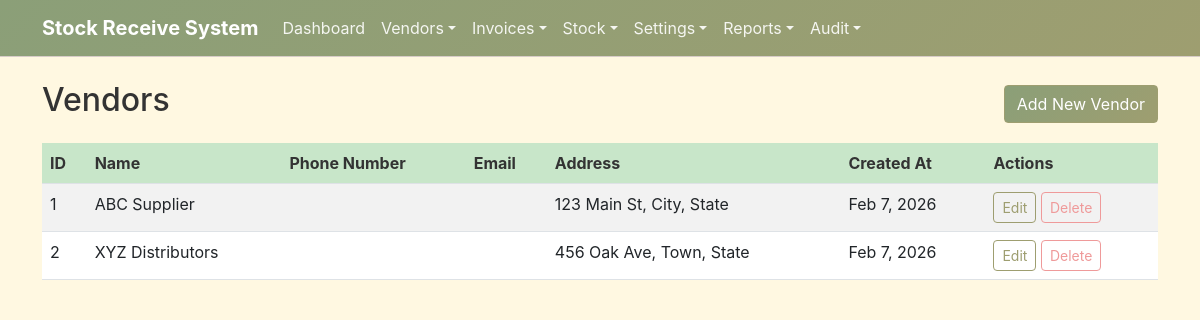
The app's page /vendors/index.php with its own data.
### tables this page shows
CREATE TABLE IF NOT EXISTS vendors (
    id INT AUTO_INCREMENT PRIMARY KEY,
    name VARCHAR(255) NOT NULL,
    contact_info TEXT,
    address TEXT,
    created_at TIMESTAMP DEFAULT CURRENT_TIMESTAMP,
    updated_at TIMESTAMP DEFAULT CURRENT_TIMESTAMP ON UPDATE CURRENT_TIMESTAMP
);

### models/Vendor.php (called while the page is built, shortened)
<?php
require_once __DIR__ . '/../config/database.php';
class Vendor {
    private $conn;
    public function __construct() {
        global $conn;
        $this->conn = $conn;
    }
    public function getAll($orderBy = 'name', $orderDir = 'ASC', $limit = null, $offset = 0) {
        try {
            $allowedOrderBy = ['id', 'name', 'created_at'];
            $allowedOrderDir = ['ASC', 'DESC'];
            $sql = "SELECT * FROM vendors ORDER BY {$orderBy} {$orderDir}";
            $stmt = $this->conn->prepare($sql);
            $stmt->execute();
            return $stmt->get_result()->fetch_all(MYSQLI_ASSOC);
        } catch (Exception $e) {
            Logger::error("Error getting vendors: " . $e->getMessage());
            return [];
        }
    }
}
?>

### includes/sanitize.php (called while the page is built, shortened)
<?php
function sanitize_output($data) {
    return htmlspecialchars($data, ENT_QUOTES, 'UTF-8');
}
?>

### vendors/index.php (the view, shortened to what this page needs)
<?php
require_once '../config/database.php';
require_once '../includes/sanitize.php';
require_once '../models/Vendor.php';
require_once '../includes/header.php';
$vendorModel = new Vendor();
?>
<div class="d-flex justify-content-between align-items-center mb-3">
    <h2>Vendors</h2>
    <a href="add.php" class="btn btn-primary">Add New Vendor</a>
</div>
<table class="table table-striped">
    <thead>
        <tr>
            <th>ID</th>
            <th>Name</th>
            <th>Phone Number</th>
            <th>Email</th>
            <th>Address</th>
            <th>Created At</th>
            <th>Actions</th>
        </tr>
    </thead>
    <tbody>
        <?php
        $vendors = $vendorModel->getAll('name', 'ASC');
        if(!empty($vendors)) {
            foreach($vendors as $row) {
                echo "<tr>";
                echo "<td>".sanitize_output($row['id'])."</td>";
                echo "<td>".sanitize_output($row['name'])."</td>";
                echo "<td>".sanitize_output($row['phone_number'])."</td>";
                echo "<td>".sanitize_output($row['email'])."</td>";
                echo "<td>".sanitize_output($row['address'])."</td>";
                echo "<td>".date('M j, Y', strtotime($row['created_at']))."</td>";
                echo "<td>
                        <a href='edit.php?id=".urlencode($row['id'])."' class='btn btn-sm btn-outline-primary'>Edit</a>
                        <a href='?delete=".urlencode($row['id'])."' class='btn btn-sm btn-outline-danger' onclick='return confirmDelete();'>Delete</a>
                      </td>";
                echo "</tr>";
            }
        } else {
            echo "<tr><td colspan='7' class='text-center'>No vendors found</td></tr>";
        }
        ?>
    </tbody>
</table>
<?php
include '../includes/footer.php';
?>

### css/style.css (style rules this page uses)
:root { --earth-green: #8B9F78; --earth-brown: #A1887F; --earth-tan: #D7CCC8; --earth-beige: #EFEBE0; --earth-olive: #9E9E70; --earth-cream: #FFF8E1; --earth-terracotta: #D7CCC8; --earth-sage: #AEC6A9; --pastel-green: #C8E6C9; --pastel-brown: #D7CCC8; --pastel-olive: #DCEDC8; --pastel-cream: #FFFDE7; --pastel-terracotta: #FBE9E7; --accent-gold: #FFD54F; --accent-coral: #FFAB91; --accent-mint: #A7FFEB; }
body { font-family: -apple-system, BlinkMacSystemFont, 'Segoe UI', Roboto, Oxygen, Ubuntu, Cantarell, 'Open Sans', 'Helvetica Neue', Arial, sans-serif; background-color: var(--earth-cream); color: #333; }
.table th { background-color: var(--pastel-green); color: #333; font-weight: bold; }
.table td { background-color: white; }
.btn-primary { background-color: var(--earth-green); border-color: var(--earth-green); color: white; }
.btn-outline-primary { color: var(--earth-green); border-color: var(--earth-green); }
.btn-primary { background: linear-gradient(135deg, var(--earth-green), var(--earth-olive)); border-color: var(--earth-olive); color: white; border-radius: 4px; }
.btn-outline-primary { color: var(--earth-olive); border-color: var(--earth-olive); }
.btn-outline-danger { color: #EF9A9A; border-color: #EF9A9A; }

### records on screen
vendors: id "1", name "ABC Supplier", address "123 Main St, City, State", created_at "Feb 7, 2026"
vendors: id "2", name "XYZ Distributors", address "456 Oak Ave, Town, State", created_at "Feb 7, 2026"
